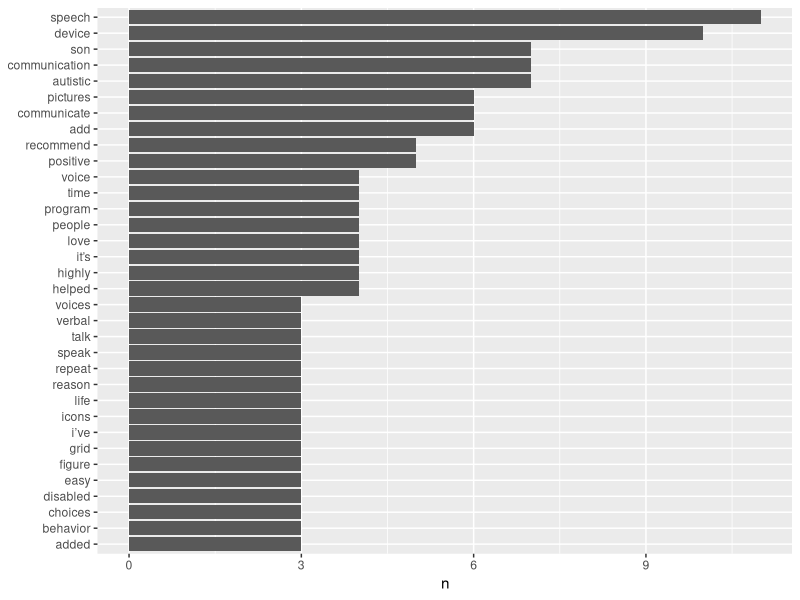

This figure's R source:
library(tidyverse)
library(tidytext)

#Read in file 
plq2g_reviews <- read.csv("data/Proloquo2go/plq2g.csv")

#output file to console 
list(plq2g_reviews)

#Remove punctuation and replace with space
#also removes extra white space
#plq2g_reviews <- str_replace_all(plq2g_reviews, "\\s+", " ")# %>% 
#  str_replace_all(., "\\p{Punct}", " ")  

#places data into data frame table
#plq2g_reviews_df <- tibble(plq2g_reviews)

#loading dataset called stop_words
data("stop_words")

#include custom stop words
custom_stop_words <- bind_rows(tibble(word = c("app","apps","apple","ipad","aac","touchchat","proloquo2go","ve",
                                               "mytalktools","mytalk","don","too","iphone","day","pts","lot","lot",
                                               "itunes","it's","i've","ipod","2","000","20","10","3","5"),
                                      lexicon = c("custom")),
                                      stop_words)
#removing all stop words
plq2g_reviews <- plq2g_reviews %>% anti_join(custom_stop_words)

#word count
plq2g_reviews %>% count(word, sort = TRUE) 

#frequency graph
plq2g_reviews %>%
  count(word, sort = TRUE) %>%
  filter(n > 2) %>%
  mutate(word = reorder(word, n)) %>%
  ggplot(aes(n, word)) +
  geom_col() +
  labs(y = NULL)
